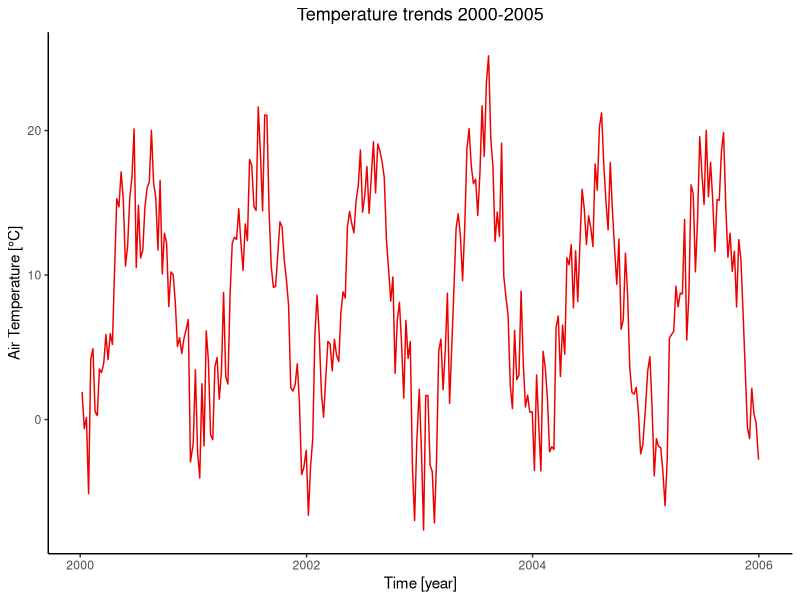
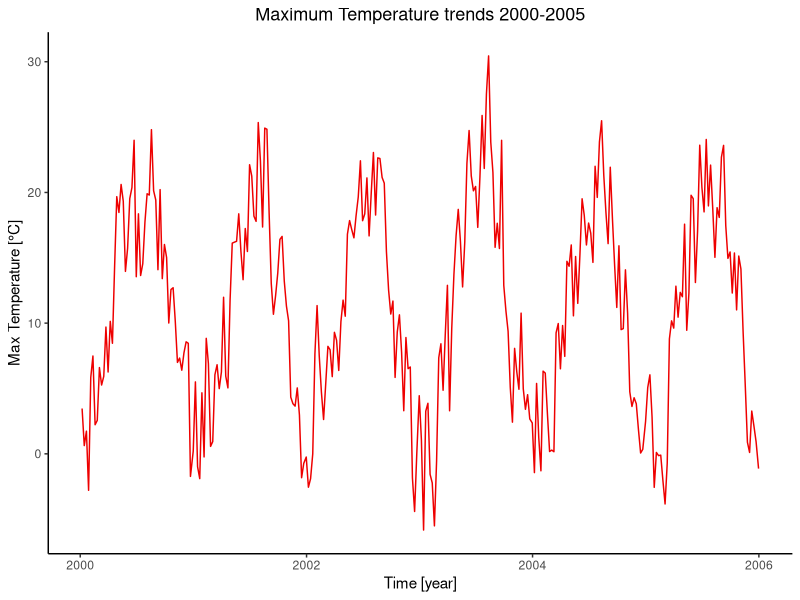
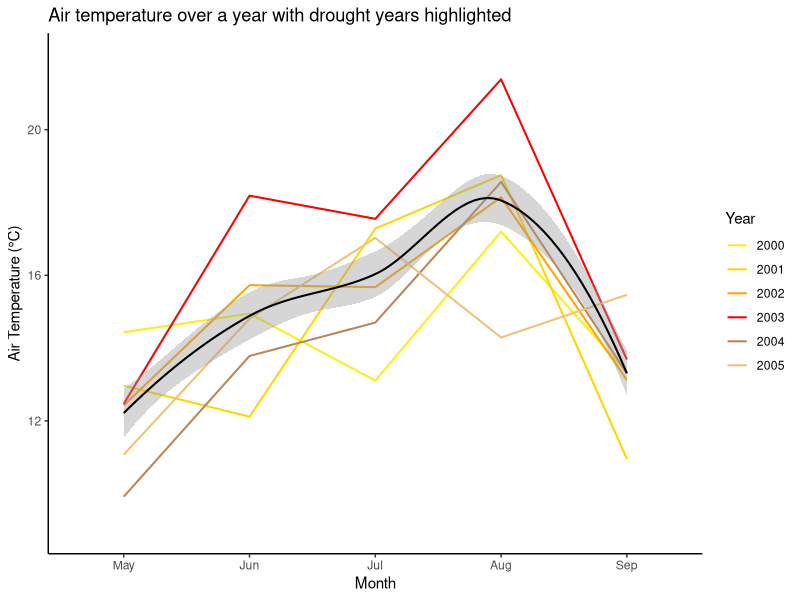
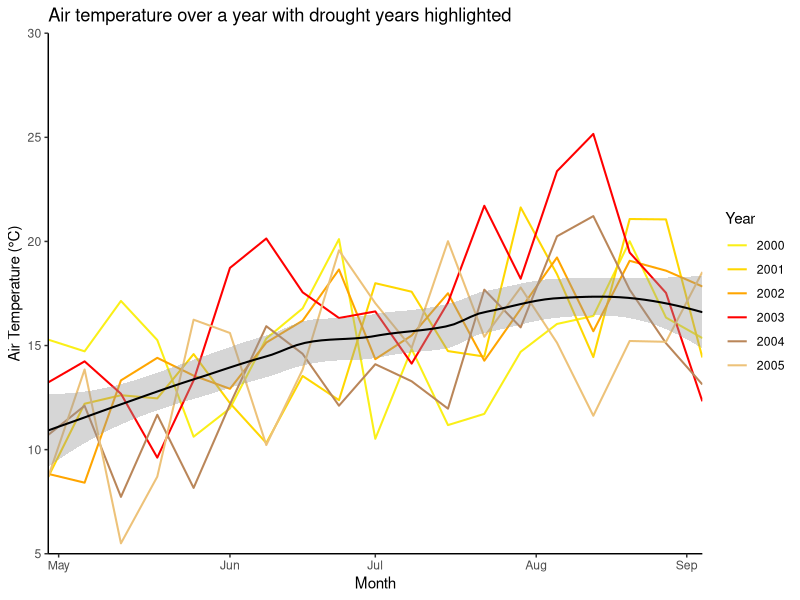
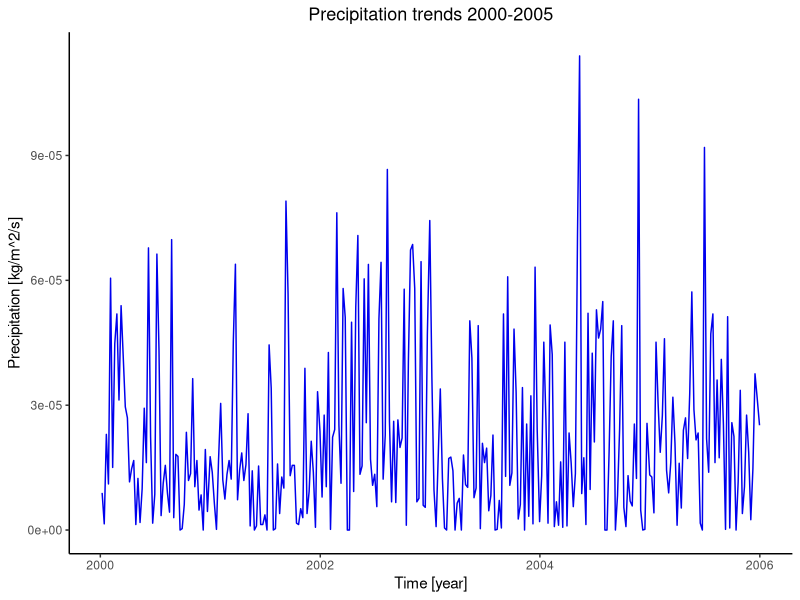
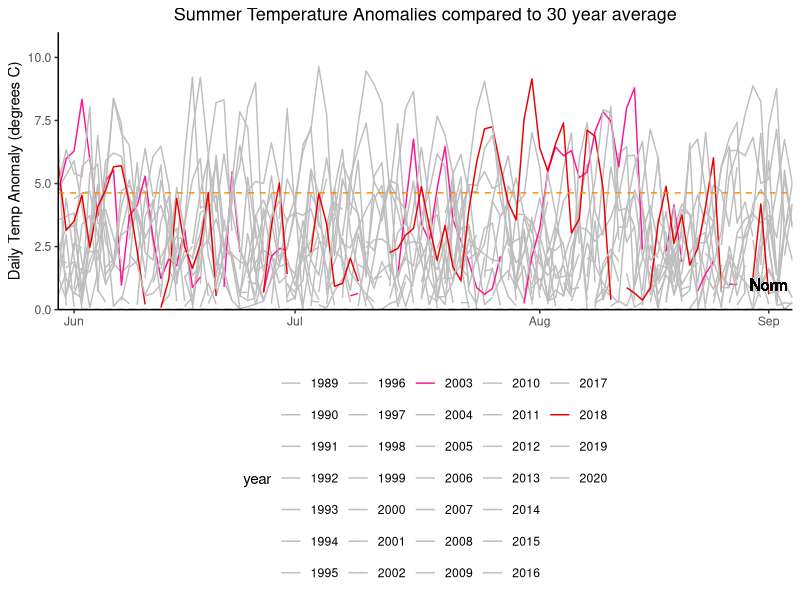
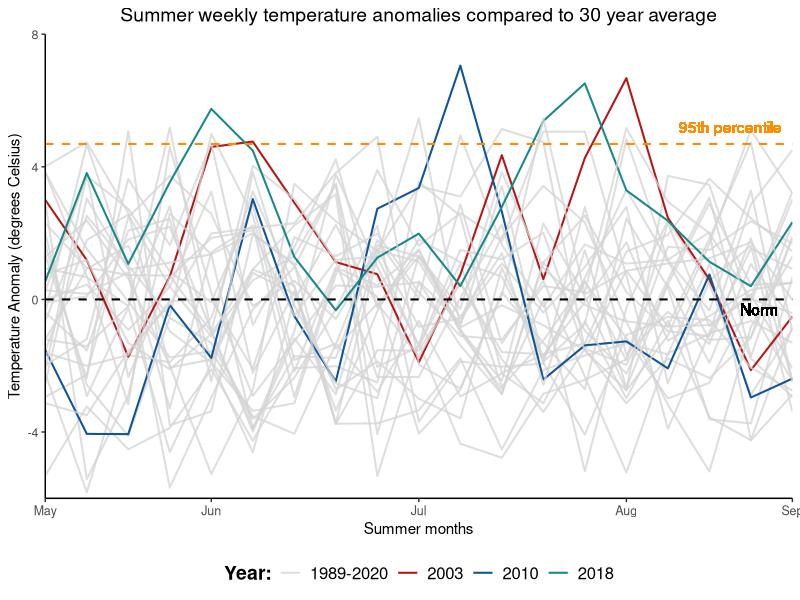

Write the R code that produced these figures, in order.
####### Anomalies plotted #######
### Amended/final code script ###
### Tegan Williams March 2024 ###

#### Data loading & wrangling ####

# Libraries (required packages for data wrangling)
library(dplyr)
library(tidyverse)
library(ggplot2) 

# Load Meteorological Data
met_data <- read.csv("Data/DE-Hai-2000-2020-weekly_timeseries_met.csv", header = TRUE)
obs_data <- read.csv("Data/DE-Hai-2000-2020-weekly_timeseries_obs.csv", header = TRUE)
sm_data <- read.csv("Data/DE-Hai-2000-2020-weekly_timeseries_metSM.csv", header= TRUE)
climate_data <- read_csv("Data/DE-Hai_FLUXNET2015_DD_1989-2020_met.csv")

# Delete 2021 data from Met data set since only NA values (-9999)
rows_to_delete <- c(1093:1144)
met_data <- met_data[-rows_to_delete, ]

# Create new column for year, months and full dates 
rows_per_year <- 52
met_data$year <- rep(2000:2020, each = rows_per_year)
met_data$full_date <- as.Date(paste0(met_data$year, "-", met_data$doy), format = "%Y-%j")
met_data <- met_data %>%
  mutate(month = month(full_date, label = TRUE))

# Now filter datasets for fewer years
met_data$year <- as.numeric(met_data$year)
met2000to2005 <- met_data[met_data$year >= 2000 & met_data$year <= 2005, ]
met2015to2020 <- met_data[met_data$year >= 2015 & met_data$year <= 2020, ]

met2003 <- met_data[met_data$year >= 2003 & met_data$year <= 2003, ]
met2018 <- met_data[met_data$year >= 2018 & met_data$year <= 2018, ]

#### Plots of raw Meteorological data time series ####

# Air Temperature over Time for 2000 to 2005
ggplot(met2000to2005, aes(x = full_date, y = airt_C)) +
  geom_line(colour="red2") +
  theme(legend.position = "bottom", panel.background = element_blank(), axis.line = element_line(colour = "black")) + 
  labs(title="Temperature trends 2000-2005") + 
  theme(plot.title=element_text(size=13, hjust=0.5)) + # Title size and position
  xlab("Time [year]") + 
  ylab("Air Temperature [°C]")

# Max Air Temperature over Time for 2000-2005 --> EXACTLY THE SAME TRENDS
ggplot(met2000to2005, aes(x = full_date, y = maxt_C)) +
  geom_line(colour="red2") +
  theme(legend.position = "bottom", panel.background = element_blank(), axis.line = element_line(colour = "black")) + 
  labs(title="Maximum Temperature trends 2000-2005") + 
  theme(plot.title=element_text(size=13, hjust=0.5)) + 
  xlab("Time [year]") + 
  ylab("Max Temperature [°C]")


# plotting T over time for 5 consecutive years e.g., 2000-2005, to show the difference during drought years 
# plus add the 30-year mean temperature as well!
avg_monthly_temp <- met_data %>%
  group_by(year, month) %>%
  summarise(monthlyT = mean(airt_C, na.rm = TRUE))

avg_monthly_temp$year <- as.numeric(avg_monthly_temp$year)
avg_monthly_temp_05 <- avg_monthly_temp[avg_monthly_temp$year >= 2000 & avg_monthly_temp$year <= 2005, ]
avg_monthly_temp_20 <- avg_monthly_temp[avg_monthly_temp$year >= 2015 & avg_monthly_temp$year <= 2020, ]

met_data_with_avg_temp_05 <- left_join(met2000to2005, avg_monthly_temp_05, by = c("year", "month"))

ggplot(met_data_with_avg_temp_05, aes(x = month, y = monthlyT, colour = as.factor(year), group = year)) +
  geom_line(size = 0.7) +
  geom_smooth(method = 'loess', aes(group=1), colour = "black", size = 0.7) +
  scale_color_manual(values = c("#FAEF17", "#FFD700","#FFA500","red", "#BA8659", "#EDC279")) +
  labs(x = "Month", y = "Air Temperature (°C)", title = "Air temperature over a year with drought years highlighted", colour = "Year") +
  scale_x_discrete(limits = c("May", "Jun", "Jul", "Aug", "Sep")) +
  scale_y_continuous(limits = c(9, 22)) +
  theme(legend.position = "right", panel.background = element_blank(), axis.line = element_line(colour = "black"))

# Using weekly values without the mean monthly 
ggplot(met_data_with_avg_temp_05, aes(x = doy, y = airt_C, colour = as.factor(year), group = year)) +
  geom_line(size = 0.7) +
  geom_smooth(method = 'loess', aes(group=1), colour = "black", size = 0.7) +
  scale_color_manual(values = c("#FAEF17", "#FFD700","#FFA500","red", "#BA8659", "#EDC279")) +
  labs(x = "Month", y = "Air Temperature (°C)", title = "Air temperature over a year with drought years highlighted", colour = "Year") +
  scale_x_continuous(breaks = c(121, 154, 182, 213, 242), 
                     labels = c("May", "Jun", "Jul", "Aug", "Sep"),
                     expand = c(0, 0),
                     limits = c(119, 245)) +
  scale_y_continuous(expand = c(0, 0),
                     limits = c(5,30)) +
  theme(legend.position = "right", panel.background = element_blank(), axis.line = element_line(colour = "black"))


# Precipitation over Time
ggplot(met2000to2005, aes(x = full_date, y = precip_kgm2s)) +
  geom_line(colour="blue2") +
  theme(legend.position = "bottom", panel.background = element_blank(), axis.line = element_line(colour = "black"), 
        plot.title=element_text(size=13, hjust=0.5)) + # Title size and position
  labs(title="Precipitation trends 2000-2005") + 
  xlab("Time [year]") + 
  ylab("Precipitation [kg/m^2/s]")


#### Temperature Anomalies ####

# Reference period 1989-2020
climate_data <- climate_data %>%
  mutate(TIMESTAMP = as.character(TIMESTAMP),
         year = year(as.Date(TIMESTAMP, format = "%Y%m%d")),
         month = month(as.Date(TIMESTAMP, format = "%Y%m%d")),
         doy = yday(as.Date(TIMESTAMP, format = "%Y%m%d")))

daily_averages <- climate_data %>%
  group_by(doy) %>%
  summarize(AverageTemperature = mean(MeanT, na.rm = TRUE))

datafor2003 <- climate_data %>%
  filter(year == 2003)
datafor2018 <- climate_data %>%
  filter(year == 2018)
dataforboth <- climate_data %>%
  filter(year %in% c(2003, 2018))

temp_reference_period <- climate_data %>%
  filter(year >= 1989 & year <= 2020) %>%
  group_by(doy) %>%
  summarize(tAverage = mean(MeanT, na.rm = TRUE))

# Merge climate data with reference period
temp_merged_data <- merge(climate_data, temp_reference_period, by = "doy", all.x = TRUE)

# Calculate temperature anomalies
temp_merged_data$tempAnomaly <- temp_merged_data$MeanT - temp_merged_data$tAverage

# Calculate the 90th percentile of temperature anomalies
temp_percentile_90 <- quantile(temp_merged_data$tempAnomaly, 0.9, na.rm = TRUE)
temp_percentile_0 <- quantile(temp_merged_data$tempAnomaly, 0, na.rm = TRUE)

# Filter only values in the chosen percentile
temp_anomaly_data <- temp_merged_data %>%
  filter(tempAnomaly > temp_percentile_0)
temp_anomaly_data90 <- temp_merged_data %>%
  filter(tempAnomaly > temp_percentile_90)

min(temp_anomaly_data90$tempAnomaly)
max(temp_anomaly_data90$tempAnomaly)

temp_anomaly_data$year <- as.factor(temp_anomaly_data$year)
temp_anomaly_data$doy <- as.factor(temp_anomaly_data$doy)

temp_anomaly_data_filtered <- temp_anomaly_data[c("year", "doy", "tAverage", "tempAnomaly")]
temp_anomaly_data_filtered$doy <- as.numeric(temp_anomaly_data_filtered$doy)

# Plotting Temperature Anomalies over Time

# 1) using daily values
ggplot(temp_anomaly_data_filtered, aes(x = doy, y = tempAnomaly, colour = year)) +
  geom_line() +
  geom_hline(yintercept = 0, linetype = "dashed", colour = "black") +
  geom_hline(yintercept = 4.63, linetype = "dashed", colour = "darkorange") +
  geom_text(aes(x = 235, y = -11, label = "90th Percentile"), colour = "darkorange") + 
  geom_text(aes(x = 242, y = 1, label = "Norm"), colour = "black") + 
  labs(title = "Summer Temperature Anomalies compared to 30 year average",
       x = "",
       y = "Daily Temp Anomaly (degrees C)") +
  scale_colour_manual(values = c("grey","grey","grey","grey","grey","grey","grey","grey","grey","grey","grey","grey","grey","grey","deeppink","grey", "grey","grey","grey","grey","grey","grey","grey","grey","grey","grey","grey", "grey","grey", "red2", "grey", "grey")) +
  theme(legend.position = "bottom", panel.background = element_blank(), axis.line = element_line(colour = "black"), 
        plot.title=element_text(size=13, hjust=0.5)) +
  scale_x_continuous(breaks = c(154, 182, 213, 242), 
                     labels = c("Jun", "Jul", "Aug", "Sep"),
                     expand = c(0, 0),
                     limits = c(152, 245)) +
  scale_y_continuous(expand = c(0, 0),
                     limits = c(0,11))

# 2) using weekly temperature means to calculate anomalies
weekly_average_temp_data <- climate_data %>%
  group_by(week = ceiling(as.numeric(doy)/7)) %>%
  summarise(AverageWeeklyMeanT = mean(MeanT, na.rm = TRUE))

weekly_temp_data <- climate_data %>%
  group_by(year, week = ceiling(as.numeric(doy)/7)) %>%
  summarise(WeeklyMeanT = mean(MeanT, na.rm = TRUE))

# now find the anomaly values
weekly_temp_merged_data <- merge(weekly_average_temp_data, weekly_temp_data, by = "week", all.x = TRUE)
weekly_temp_merged_data$tempAnomaly <- weekly_temp_merged_data$WeeklyMeanT - weekly_temp_merged_data$AverageWeeklyMeanT
weekly_temp_percentile_90 <- quantile(weekly_temp_merged_data$tempAnomaly, 0.9, na.rm = TRUE)
weekly_temp_percentile_0 <- quantile(weekly_temp_merged_data$tempAnomaly, 0, na.rm = TRUE)
weekly_temp_percentile_95 <- quantile(weekly_temp_merged_data$tempAnomaly, 0.95, na.rm = TRUE)

weekly_temp_anomaly_data <- weekly_temp_merged_data %>%
  filter(tempAnomaly > weekly_temp_percentile_0)
weekly_temp_anomaly_data90 <- weekly_temp_merged_data %>%
  filter(tempAnomaly > weekly_temp_percentile_90)
weekly_temp_anomaly_data95 <- weekly_temp_merged_data %>%
  filter(tempAnomaly > weekly_temp_percentile_95)

min(weekly_temp_anomaly_data95$tempAnomaly)
max(weekly_temp_anomaly_data95$tempAnomaly)

temp_anomaly_data$year <- as.factor(temp_anomaly_data$year)
temp_anomaly_data$doy <- as.factor(temp_anomaly_data$doy)

weekly_temp_anomaly_data$year <- as.factor(weekly_temp_anomaly_data$year)
weekly_temp_anomaly_data$week <- as.numeric(weekly_temp_anomaly_data$week)


# creating a new column to group into drought vs non-drought years 
# based on their max value (e.g., >6.5 temp anomaly)

# Create new column 'drought_status' and initialise it with 'non-drought'

temp_anomaly_data_summer <- weekly_temp_anomaly_data[weekly_temp_anomaly_data$week >= 18 & weekly_temp_anomaly_data$week <= 36, ]
drought_years <- temp_anomaly_data_summer %>%
  filter(tempAnomaly > 6.5) %>%
  pull(year) %>%
  unique()
temp_anomaly_data_summer['Drought_Status'] = '1989-2020'
temp_anomaly_data_summer$Drought_Status[temp_anomaly_data_summer$year %in% drought_years] <- as.character(temp_anomaly_data_summer$year[temp_anomaly_data_summer$year %in% drought_years])
temp_anomaly_data_summer$Drought_Status <- as.factor(temp_anomaly_data_summer$Drought_Status)

min(temp_anomaly_data_summer$tempAnomaly)

ggplot(temp_anomaly_data_summer, aes(x = week, y = tempAnomaly, colour = Drought_Status, group = year)) +
  geom_line(size = 0.7) +
  geom_hline(yintercept = 0, linetype = "dashed", size = 0.7, colour = "black") +
  geom_hline(yintercept = 4.69, linetype = "dashed", size = 0.7, colour = "darkorange") +
  geom_text(aes(x = 35.2, y = -0.3, label = "Norm"), colour = "black") + 
  geom_text(aes(x = 34.5, y = 5.2, label = "95th percentile"), colour = "darkorange") + 
  labs(title = "Summer weekly temperature anomalies compared to 30 year average",
       x = "Summer months",
       y = "Temperature Anomaly (degrees Celsius)",
       colour = "Year:") +
  scale_colour_manual(values = c("#D4D4D4C4", "#B51717", "#0F5596", "#178A86")) +
  theme(legend.position = "bottom", panel.background = element_blank(), axis.line = element_line(colour = "black"), 
        plot.title = element_text(size=14, hjust=0.5),
        axis.title = element_text(size=11),
        axis.text = element_text(size=9),
        legend.title = element_text(size = 14, face = "bold", ),
        legend.text = element_text(size = 12)) +
  scale_x_continuous(breaks = c(18, 22, 27, 32, 36), 
                     labels = c("May", "Jun", "Jul", "Aug", "Sep"),
                     expand = c(0, 0),
                     limits = c(18, 36)) +
  scale_y_continuous(expand = c(0, 0),
                     limits = c(-6,8))


#### Deep Soil Moisture Anomalies ####
